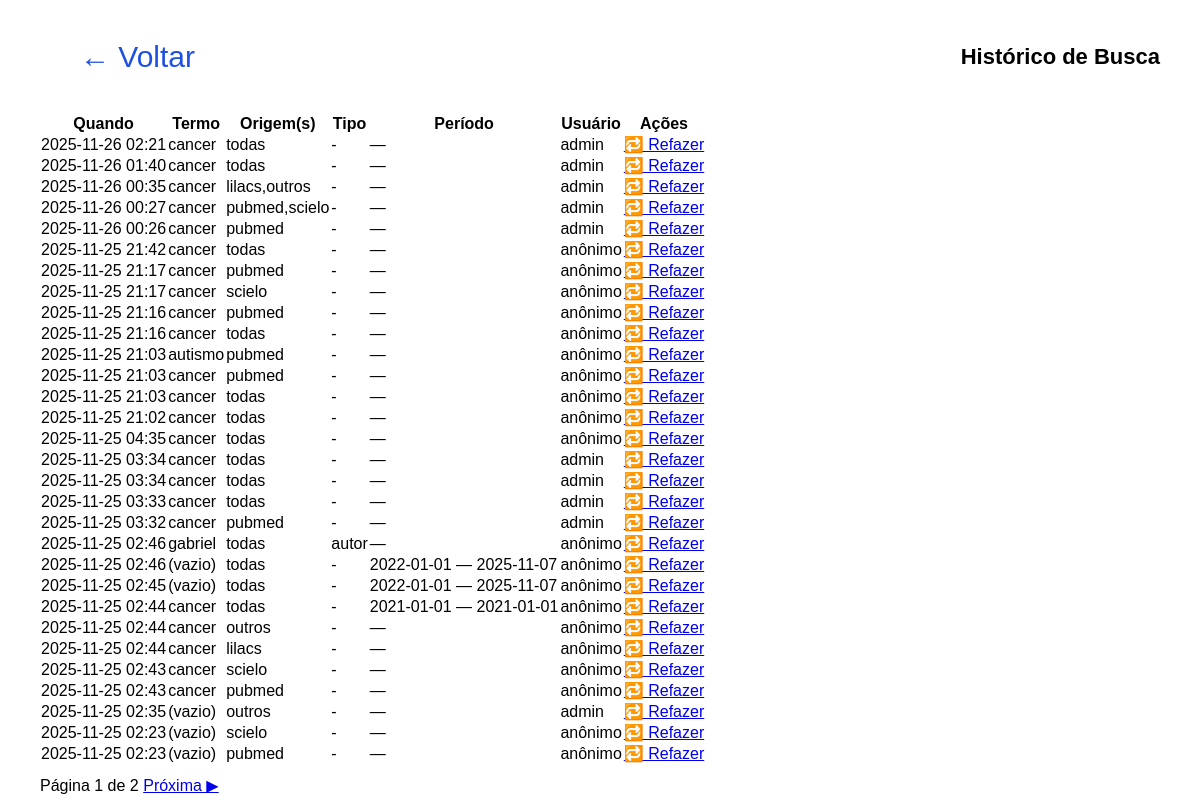
Screenshot of /historico/ with the database file from the repository.
### busca/models.py (models this page shows, shortened)
class SearchHistory(models.Model):
    user = models.ForeignKey(
        settings.AUTH_USER_MODEL,
        null=True,
        blank=True,
        on_delete=models.SET_NULL,
        help_text="Usuário que executou a busca (se autenticado)"
    )
    termo = models.CharField("termo", max_length=500, blank=True)
    origem = models.CharField("origem(s)", max_length=200, blank=True)   # ex: "pubmed,scielo"
    tipo = models.CharField("tipo", max_length=50, blank=True)           # autor / titulo / tema
    data_inicio = models.DateField("data início", null=True, blank=True)
    data_fim = models.DateField("data fim", null=True, blank=True)
    query_string = models.TextField("query string", blank=True)
    created_at = models.DateTimeField(auto_now_add=True)
    class Meta:
        verbose_name = "Histórico de Busca"
        verbose_name_plural = "Histórico de Buscas"
        ordering = ["-created_at"]

### busca/views.py (the view)
# urls.py: path("historico/", views.historico, name="historico"),
def historico(request):
    qs = SearchHistory.objects.all().select_related("user")
    paginator = Paginator(qs, 30)  # 30 por página
    page = request.GET.get("page", 1)
    page_obj = paginator.get_page(page)
    return render(request, "busca/historico.html", {
        "page_obj": page_obj
    })

### busca/templates/busca/historico.html (shortened to what this page needs)
{% load static %}
<!doctype html>
<html lang="pt-br">
<head>
  <link rel="stylesheet" href="{% static 'busca/style.css' %}">
</head>
<body>
  <header>
    <a href="{% url 'home' %}" class="back-button">← Voltar</a>
    <h1>Histórico de Busca</h1>
  </header>
  <div class="container">
    <div class="results-box">
      {% if page_obj.object_list %}
        <table class="history-table" style="width:100%; border-collapse:collapse;">
          <thead>
            <tr>
              <th>Quando</th>
              <th>Termo</th>
              <th>Origem(s)</th>
              <th>Tipo</th>
              <th>Período</th>
              <th>Usuário</th>
              <th>Ações</th>
            </tr>
          </thead>
          <tbody>
            {% for h in page_obj.object_list %}
              <tr>
                <td style="white-space:nowrap;">{{ h.created_at|date:"Y-m-d H:i" }}</td>
                <td>{{ h.termo|default:"(vazio)" }}</td>
                <td>{{ h.origem|default:"todas" }}</td>
                <td>{{ h.tipo|default:"-" }}</td>
                <td>
                  {% if h.data_inicio or h.data_fim %}
                    {{ h.data_inicio|date:"Y-m-d" }} — {{ h.data_fim|date:"Y-m-d" }}
                  {% else %}
                    —
                  {% endif %}
                </td>
                <td>
                    {% if h.user %}
                        {{ h.user.username }}
                    {% else %}
                        anônimo
                    {% endif %}
                </td>
                <td>
                  <a href="{% url 'resultados' %}?{{ h.query_string }}" class="btn small">🔁 Refazer</a>
                </td>
              </tr>
            {% endfor %}
          </tbody>
        </table>
        <div style="margin-top:12px;">
          Página {{ page_obj.number }} de {{ page_obj.paginator.num_pages }}
          {% if page_obj.has_next %}
            <a href="?page={{ page_obj.next_page_number }}">Próxima ▶</a>
          {% endif %}
        </div>
      {% else %}
        <p>Nenhuma busca registrada ainda.</p>
      {% endif %}
    </div>
  </div>
</body>
</html>

### busca/static/busca/style.css (style rules this page uses)
body { font-family: 'Arial', sans-serif; background-color: #fff; margin: 0; padding: 0; color: #000; overflow-x: hidden; }
header { display: flex; justify-content: space-between; align-items: center; padding: 20px 40px; }
h1 { font-size: 22px; font-weight: bold; }
.back-button { font-size: 30px; color: #1E50E1; text-decoration: none; display: inline-block; margin: 20px 40px; }
.container { display: flex; justify-content: space-between; align-items: flex-start; padding: 0 40px; }

### rows the page displays
SearchHistory: created_at "2025-11-26 02:21", termo "cancer", origem "todas", tipo "-", user.username "admin"
SearchHistory: created_at "2025-11-26 01:40", termo "cancer", origem "todas", tipo "-", user.username "admin"
SearchHistory: created_at "2025-11-26 00:35", termo "cancer", origem "lilacs,outros", tipo "-", user.username "admin"
SearchHistory: created_at "2025-11-26 00:27", termo "cancer", origem "pubmed,scielo", tipo "-", user.username "admin"
SearchHistory: created_at "2025-11-26 00:26", termo "cancer", origem "pubmed", tipo "-", user.username "admin"
SearchHistory: created_at "2025-11-25 21:42", termo "cancer", origem "todas", tipo "-", shows "anônimo"
SearchHistory: created_at "2025-11-25 21:17", termo "cancer", origem "pubmed", tipo "-", shows "anônimo"
SearchHistory: created_at "2025-11-25 21:17", termo "cancer", origem "scielo", tipo "-", shows "anônimo"
SearchHistory: created_at "2025-11-25 21:16", termo "cancer", origem "pubmed", tipo "-", shows "anônimo"
SearchHistory: created_at "2025-11-25 21:16", termo "cancer", origem "todas", tipo "-", shows "anônimo"
SearchHistory: created_at "2025-11-25 21:03", termo "autismo", origem "pubmed", tipo "-", shows "anônimo"
SearchHistory: created_at "2025-11-25 21:03", termo "cancer", origem "pubmed", tipo "-", shows "anônimo"
SearchHistory: created_at "2025-11-25 21:03", termo "cancer", origem "todas", tipo "-", shows "anônimo"
SearchHistory: created_at "2025-11-25 21:02", termo "cancer", origem "todas", tipo "-", shows "anônimo"
SearchHistory: created_at "2025-11-25 04:35", termo "cancer", origem "todas", tipo "-", shows "anônimo"
SearchHistory: created_at "2025-11-25 03:34", termo "cancer", origem "todas", tipo "-", user.username "admin"
SearchHistory: created_at "2025-11-25 03:34", termo "cancer", origem "todas", tipo "-", user.username "admin"
SearchHistory: created_at "2025-11-25 03:33", termo "cancer", origem "todas", tipo "-", user.username "admin"
SearchHistory: created_at "2025-11-25 03:32", termo "cancer", origem "pubmed", tipo "-", user.username "admin"
SearchHistory: created_at "2025-11-25 02:46", termo "gabriel", origem "todas", tipo "autor", shows "anônimo"
SearchHistory: created_at "2025-11-25 02:46", termo "(vazio)", origem "todas", tipo "-", data_inicio "2022-01-01", data_fim "2025-11-07", shows "anônimo"
SearchHistory: created_at "2025-11-25 02:45", termo "(vazio)", origem "todas", tipo "-", data_inicio "2022-01-01", data_fim "2025-11-07", shows "anônimo"
SearchHistory: created_at "2025-11-25 02:44", termo "cancer", origem "todas", tipo "-", data_inicio "2021-01-01", data_fim "2021-01-01", shows "anônimo"
SearchHistory: created_at "2025-11-25 02:44", termo "cancer", origem "outros", tipo "-", shows "anônimo"
SearchHistory: created_at "2025-11-25 02:44", termo "cancer", origem "lilacs", tipo "-", shows "anônimo"
SearchHistory: created_at "2025-11-25 02:43", termo "cancer", origem "scielo", tipo "-", shows "anônimo"
SearchHistory: created_at "2025-11-25 02:43", termo "cancer", origem "pubmed", tipo "-", shows "anônimo"
SearchHistory: created_at "2025-11-25 02:35", termo "(vazio)", origem "outros", tipo "-", user.username "admin"
SearchHistory: created_at "2025-11-25 02:23", termo "(vazio)", origem "scielo", tipo "-", shows "anônimo"
SearchHistory: created_at "2025-11-25 02:23", termo "(vazio)", origem "pubmed", tipo "-", shows "anônimo"

### other values shown
{{ page_obj.number }} "1"
{{ page_obj.paginator.num_pages }} "2"
